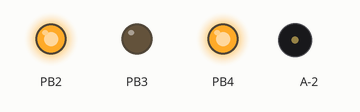
The sketch below on a simulated ATtiny85, built with avr-gcc and run on an emulated ATtiny85. Parts: output pins drawn as LEDs (lit = HIGH), buzzer (waves = sounding).

Above: at 0.5 s.
At 5.5 s:
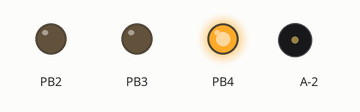
At 7.5 s:
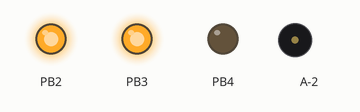
At 9.2 s:
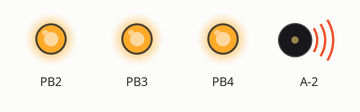
At 11.5 s:
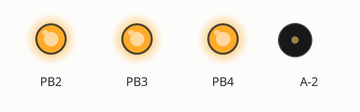
Timing chart, 0 to 13.0 s (numbered marks = the images above):
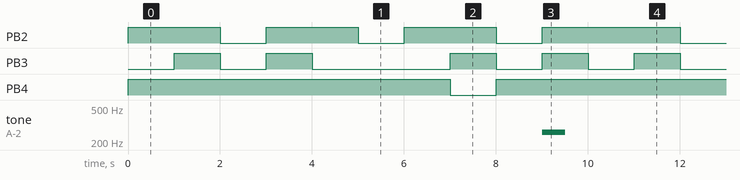

The sketch:

seg7.ino
```cpp
int seg7[10][7] = { { 7, 6, 4, 2, 3, 9, 0  },
                    { 6, 4, 0, 0, 0, 0, 0  },
                    { 7, 6, 2, 3, 10, 0, 0 },
                    { 7, 6, 4, 2, 10, 0, 0 },
                    { 6, 4, 9, 10, 0, 0, 0 },
                    { 7, 4, 2, 9, 10, 0, 0 },
                    { 7, 4, 2, 3, 9, 10, 0 },
                    { 7, 6, 4, 0, 0, 0, 0  },
                    { 7, 6, 4, 2, 3, 9, 10 },
                    { 7, 6, 4, 2, 9, 10, 0 } };

void setup() {
  // put your setup code here, to run once:
  pinMode(7, OUTPUT); // a
  pinMode(6, OUTPUT); // b
  pinMode(4, OUTPUT); // c
  pinMode(2, OUTPUT); // d
  pinMode(3, OUTPUT); // e
  pinMode(9, OUTPUT); // f
  pinMode(10, OUTPUT); // g
  pinMode(12, OUTPUT);
}

void loop() {
  // put your main code here, to run repeatedly:
  for (int i = 9; i >= 0; i--)
  {
    for (int j = 0; j < 7; j++)
    {
      digitalWrite(seg7[8][j], LOW);
    }

    for (int j = 0; j < 7; j++)
    {
      if (seg7[i][j] == 0)
      {
        continue;
      }

      digitalWrite(seg7[i][j], HIGH);
    }

    if (i == 0)
    {
      tone(12, 261.63, 500);
    }

    delay(1000);
  }
}
```

Measured:
- by itself, PB2: repeats every 10.0 s: 2 × (LOW 1.0 s, HIGH 2.0 s), LOW 1.0 s, HIGH 3.0 s
- by itself, PB3: repeats every 10.0 s: LOW 1.0 s, HIGH 1.0 s, LOW 3.0 s, 2 × (HIGH 1.0 s, LOW 1.0 s), HIGH 1.0 s
- by itself, PB4: repeats every 10.0 s: LOW 1.0 s, HIGH 9.0 s
- by itself, tone on A-2: alternates 261 Hz for 0.50 s and silent for 9.5 s
